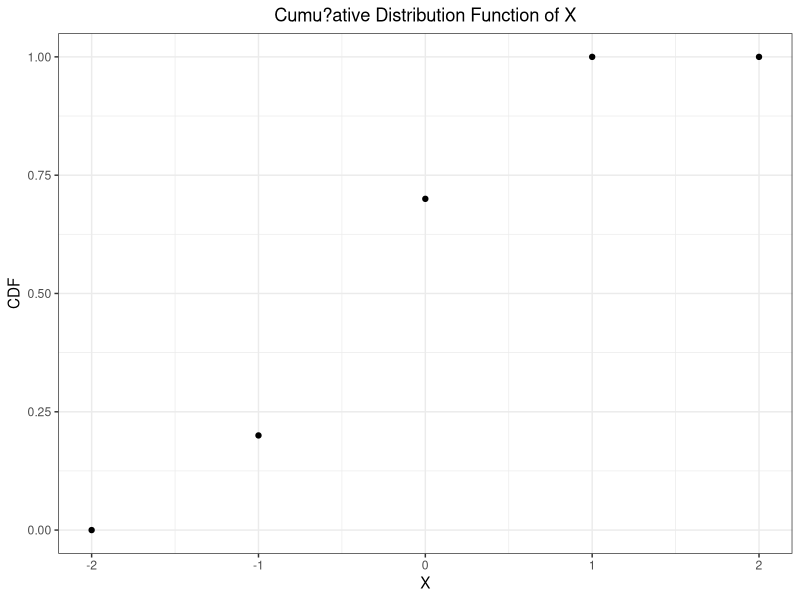

Source code (R):
##################### STOCHASTIC SIMULATION #####################
#####################  HOMEWORK 1 ##############################
#Johannes Talero
library(ggplot2)

#2. Inverse method for discrete r.v.'s (Jones):
#  Consider the discrete random variable (?.v.) X with probability mass function (pmf ) given by:
#  P(X = ???1) = 0.2, P(X = 0) = 0.5, P(X = 1) = 0.3

#a) Calculate and plot the Cumulative Distribution Function (CDF) F_X(x) of X.
df<- data.frame('X'= -2:2, 'CDF'=c(0,0.2,0.7,1,1))
ggplot(df, aes(x=X, y=CDF),color='Red')+
  geom_point()+ theme_bw()+
  ggtitle('Cumu?ative Distribution Function of X')+
  theme(plot.title = element_text(hjust = 0.5))








